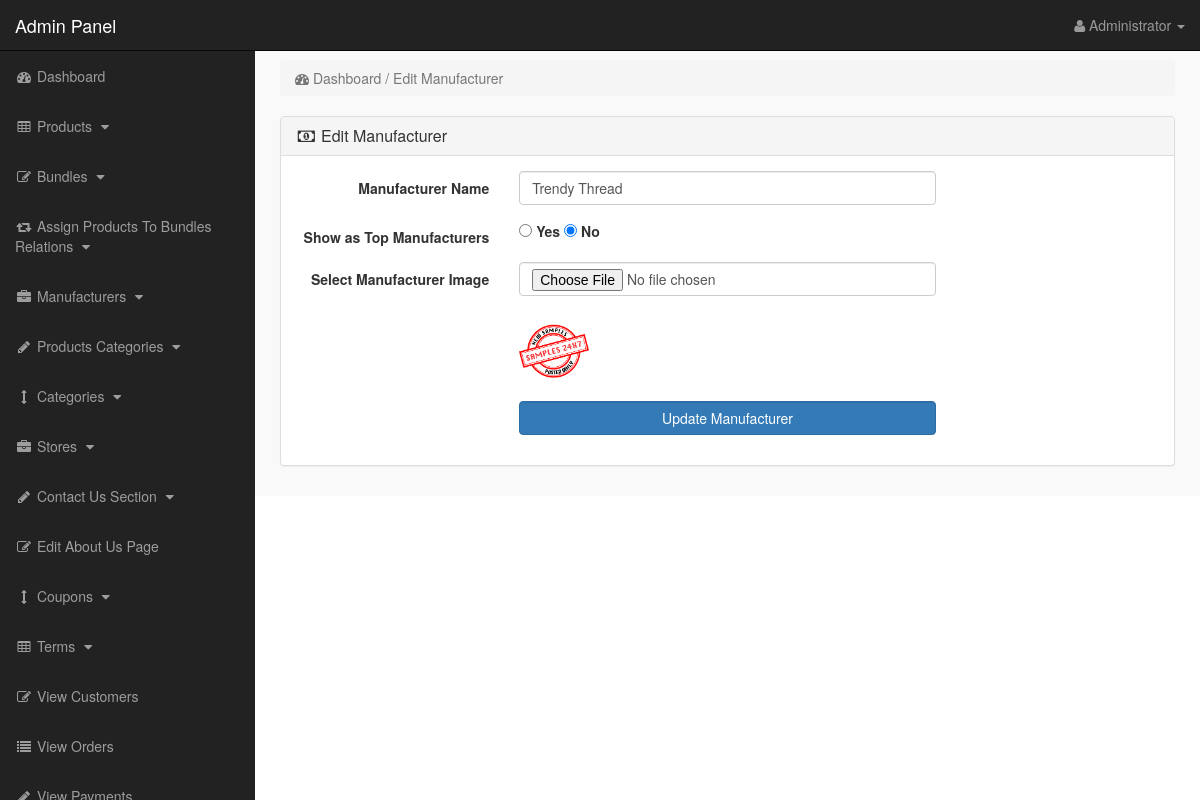
Screenshot of /admin_area/index.php?edit_manufacturer=8 (signed in) with the database file from the repository.
### tables this page shows
CREATE TABLE `manufacturers` (
  `manufacturer_id` int(10) NOT NULL,
  `manufacturer_title` text NOT NULL,
  `manufacturer_top` text NOT NULL,
  `manufacturer_image` text NOT NULL
);

### admin_area/edit_manufacturer.php (the view, shortened to what this page needs)
<?php
if(!isset($_SESSION['admin_email'])){
echo "<script>window.open('login.php','_self')</script>";
}
else {
?>
<?php
if(isset($_GET['edit_manufacturer'])){
$edit_manufacturer = $_GET['edit_manufacturer'];
$get_manufacturer = "select * from manufacturers where manufacturer_id='$edit_manufacturer'";
$run_manufacturer = mysqli_query($con,$get_manufacturer);
$row_manufacturer = mysqli_fetch_array($run_manufacturer);
$m_title = $row_manufacturer['manufacturer_title'];
$m_top = $row_manufacturer['manufacturer_top'];
$m_image = $row_manufacturer['manufacturer_image'];
}
?>
<div class="row">
<div class="col-lg-12">
<ol class="breadcrumb">
<li class="active">
<i class="fa fa-dashboard"></i> Dashboard / Edit Manufacturer
</li>
</ol>
</div>
</div>
<div class="row">
<div class="col-lg-12">
<div class="panel panel-default">
<div class="panel-heading">
<h3 class="panel-title">
<i class="fa fa-money fa-fw"> </i> Edit Manufacturer
</h3>
</div>
<div class="panel-body">
<form class="form-horizontal" action="" method="post" enctype="multipart/form-data">
<div class="form-group">
<label class="col-md-3 control-label"> Manufacturer Name </label>
<div class="col-md-6">
<input type="text" name="manufacturer_name" class="form-control" value="<?php echo $m_title; ?>">
</div>
</div>
<div class="form-group">
<label class="col-md-3 control-label"> Show as Top Manufacturers </label>
<div class="col-md-6">
<input type="radio" name="manufacturer_top" value="yes"
<?php if($m_top == 'no'){}else{ echo "checked='checked'"; } ?> >
<label> Yes </label>
<input type="radio" name="manufacturer_top" value="no"
<?php if($m_top == 'no'){ echo "checked='checked'"; }else{} ?> >
<label> No </label>
</div>
</div>
<div class="form-group">
<label class="col-md-3 control-label"> Select Manufacturer Image </label>
<div class="col-md-6">
<input type="file" name="manufacturer_image" class="form-control" >
<br>
<img src="other_images/<?php echo $m_image; ?>" width="70" height="70">
</div>
</div>
<div class="form-group">
<label class="col-md-3 control-label"> </label>
<div class="col-md-6">
<input type="submit" name="update" class="form-control btn btn-primary" value=" Update Manufacturer " >
</div>
</div>
</form>
</div>
</div>
</div>
</div>
<?php } ?>

### admin_area/includes/sidebar.php (shortened to what this page needs)
<?php
if(!isset($_SESSION['admin_email'])){
echo "<script>window.open('login.php','_self')</script>";
}
else {
?>
<nav class="navbar navbar-inverse navbar-fixed-top" >
<div class="navbar-header" >
<a class="navbar-brand" href="index.php?dashboard" >Admin Panel</a>
</div>
<ul class="nav navbar-right top-nav" >
<li class="dropdown" >
<a href="#" class="dropdown-toggle" data-toggle="dropdown" >
<i class="fa fa-user" ></i>
<?php echo $admin_name; ?> <b class="caret" ></b>
</a>
</li>
</ul>
<div class="collapse navbar-collapse navbar-ex1-collapse">
<ul class="nav navbar-nav side-nav">
<li>
<a href="index.php?dashboard">
<i class="fa fa-fw fa-dashboard"></i> Dashboard
</a>
</li>
<li>
<a href="#" data-toggle="collapse" data-target="#products">
<i class="fa fa-fw fa-table"></i> Products
<i class="fa fa-fw fa-caret-down"></i>
</a>
</li>
<li>
<a href="#" data-toggle="collapse" data-target="#bundles">
<i class="fa fa-fw fa-edit"></i> Bundles
<i class="fa fa-fw fa-caret-down"></i>
</a>
</li>
<li>
<a href="#" data-toggle="collapse" data-target="#relations">
<i class="fa fa-fw fa-retweet"></i> Assign Products To Bundles Relations
<i class="fa fa-fw fa-caret-down"></i>
</a>
</li>
<li>
<a href="#" data-toggle="collapse" data-target="#manufacturers">
<i class="fa fa-fw fa-briefcase"></i> Manufacturers
<i class="fa fa-fw fa-caret-down"></i>
</a>
</li>
<li>
<a href="#" data-toggle="collapse" data-target="#p_cat">
<i class="fa fa-fw fa-pencil"></i> Products Categories
<i class="fa fa-fw fa-caret-down"></i>
</a>
</li>
<li>
<a href="#" data-toggle="collapse" data-target="#cat">
<i class="fa fa-fw fa-arrows-v"></i> Categories
<i class="fa fa-fw fa-caret-down"></i>
</a>
</li>
<li>
<a href="#" data-toggle="collapse" data-target="#store">
<i class="fa fa-fw fa-briefcase"></i> Stores
<i class="fa fa-fw fa-caret-down"></i>
</a>
</li>
<li>
<a href="#" data-toggle="collapse" data-target="#contact_us">
<i class="fa fa-fw fa-pencil"> </i> Contact Us Section
<i class="fa fa-fw fa-caret-down"></i>
</a>
</li>
<li>
<a href="index.php?edit_about_us">
<i class="fa fa-fw fa-edit"></i> Edit About Us Page
</a>
</li>
<li>
<a href="#" data-toggle="collapse" data-target="#coupons">
<i class="fa fa-fw fa-arrows-v"></i> Coupons
<i class="fa fa-fw fa-caret-down"></i>
</a>
</li>
<li>
<a href="#" data-toggle="collapse" data-target="#terms" >
<i class="fa fa-fw fa-table"></i> Terms
<i class="fa fa-fw fa-caret-down"></i>
</a>
</li>
<li>
<a href="index.php?view_customers">
<i class="fa fa-fw fa-edit"></i> View Customers
</a>
</li>
<li>
<a href="index.php?view_orders">
<i class="fa fa-fw fa-list"></i> View Orders
</a>
</li>
<li>
<a href="index.php?view_payments">
<i class="fa fa-fw fa-pencil"></i> View Payments
</a>
</li>
</ul>
</div>
</nav>
<?php } ?>

### admin_area/css/style.css (style rules this page uses)
body { margin-top:100px; }
@media (min-width: 768px) { body { margin-top:50px; } }
.top-nav { padding:0 15px; }
.top-nav>li { display:inline-block; float:left; }
.top-nav>li>a { padding-top:15px; padding-bottom:15px; line-height:20px; color:#999; }
@media (min-width: 768px) { .side-nav { position:fixed; top:51px; width:255px; border-radius:0; overflow-y:auto; background-color: #222; bottom:0; overflow-x:hidden; padding-bottom:40px; } }
@media (min-width: 768px) { .side-nav>li>a { width:255px; } }
.panel-body { border-radius:5px; }

### rows the page displays
manufacturers: manufacturer_name "Trendy Thread", manufacturer_top "☑", manufacturer_image (picture)

### other values shown
$admin_name "Administrator"
